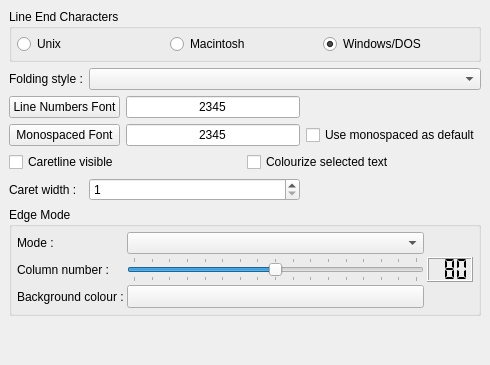
         <widget class="QWidget" name="wEditorStyle" >
          <attribute name="title" >
           <string>Style</string>
          </attribute>
          <layout class="QGridLayout" >
           <property name="margin" >
            <number>9</number>
           </property>
           <property name="spacing" >
            <number>6</number>
           </property>
           <item row="7" column="0" colspan="4" >
            <spacer>
             <property name="orientation" >
              <enum>Qt::Vertical</enum>
             </property>
             <property name="sizeHint" >
              <size>
               <width>441</width>
               <height>40</height>
              </size>
             </property>
            </spacer>
           </item>
           <item row="4" column="0" colspan="4" >
            <layout class="QHBoxLayout" >
             <property name="margin" >
              <number>0</number>
             </property>
             <property name="spacing" >
              <number>3</number>
             </property>
             <item>
              <widget class="QCheckBox" name="cbStyleCaretLineVisible" >
               <property name="text" >
                <string>Caretline visible</string>
               </property>
              </widget>
             </item>
             <item>
              <widget class="QCheckBox" name="cbStyleColourizeSelectedText" >
               <property name="text" >
                <string>Colourize selected text</string>
               </property>
              </widget>
             </item>
            </layout>
           </item>
           <item row="0" column="0" colspan="4" >
            <widget class="QGroupBox" name="gbStyleLineEndCharacters" >
             <property name="title" >
              <string>Line End Characters</string>
             </property>
             <layout class="QHBoxLayout" >
              <property name="margin" >
               <number>5</number>
              </property>
              <property name="spacing" >
               <number>3</number>
              </property>
              <item>
               <widget class="QRadioButton" name="rbStyleUnix" >
                <property name="text" >
                 <string>Unix</string>
                </property>
               </widget>
              </item>
              <item>
               <widget class="QRadioButton" name="rbStyleMacintosh" >
                <property name="text" >
                 <string>Macintosh</string>
                </property>
               </widget>
              </item>
              <item>
               <widget class="QRadioButton" name="rbStyleWindowsDOS" >
                <property name="text" >
                 <string>Windows/DOS</string>
                </property>
                <property name="checked" >
                 <bool>true</bool>
                </property>
               </widget>
              </item>
             </layout>
            </widget>
           </item>
           <item row="1" column="1" colspan="3" >
            <widget class="QComboBox" name="cbStyleFoldingStyle" >
             <property name="sizePolicy" >
              <sizepolicy>
               <hsizetype>7</hsizetype>
               <vsizetype>0</vsizetype>
               <horstretch>0</horstretch>
               <verstretch>0</verstretch>
              </sizepolicy>
             </property>
            </widget>
           </item>
           <item row="2" column="0" colspan="2" >
            <widget class="QPushButton" name="pbStyleLineNumbersFont" >
             <property name="text" >
              <string>Line Numbers Font</string>
             </property>
            </widget>
           </item>
           <item row="2" column="2" >
            <widget class="QLineEdit" name="leStyleLineNumbersFont" >
             <property name="text" >
              <string>2345</string>
             </property>
             <property name="alignment" >
              <set>Qt::AlignHCenter</set>
             </property>
             <property name="readOnly" >
              <bool>true</bool>
             </property>
            </widget>
           </item>
           <item row="3" column="0" colspan="2" >
            <widget class="QPushButton" name="pbStyleMonospacedFont" >
             <property name="text" >
              <string>Monospaced Font</string>
             </property>
            </widget>
           </item>
           <item row="3" column="2" >
            <widget class="QLineEdit" name="leStyleMonospacedFont" >
             <property name="text" >
              <string>2345</string>
             </property>
             <property name="alignment" >
              <set>Qt::AlignHCenter</set>
             </property>
             <property name="readOnly" >
              <bool>true</bool>
             </property>
            </widget>
           </item>
           <item row="3" column="3" >
            <widget class="QCheckBox" name="cbStyleUseMonospacedAsDefault" >
             <property name="text" >
              <string>Use monospaced as default</string>
             </property>
            </widget>
           </item>
           <item row="1" column="0" >
            <widget class="QLabel" name="lStyleFoldingStyle" >
             <property name="text" >
              <string>Folding style :</string>
             </property>
            </widget>
           </item>
           <item row="5" column="1" colspan="2" >
            <widget class="QSpinBox" name="sbStyleCaretWidth" >
             <property name="maximum" >
              <number>3</number>
             </property>
             <property name="minimum" >
              <number>1</number>
             </property>
             <property name="value" >
              <number>1</number>
             </property>
            </widget>
           </item>
           <item row="5" column="0" >
            <widget class="QLabel" name="lStyleCaretWidth" >
             <property name="text" >
              <string>Caret width :</string>
             </property>
            </widget>
           </item>
           <item row="6" column="0" colspan="4" >
            <widget class="QGroupBox" name="gbStyleEdgeMode" >
             <property name="title" >
              <string>Edge Mode</string>
             </property>
             <layout class="QGridLayout" >
              <property name="margin" >
               <number>5</number>
              </property>
              <property name="spacing" >
               <number>3</number>
              </property>
              <item row="2" column="1" >
               <widget class="QToolButton" name="tbStyleEdgeModeBackgroundColour" >
                <property name="sizePolicy" >
                 <sizepolicy>
                  <hsizetype>1</hsizetype>
                  <vsizetype>0</vsizetype>
                  <horstretch>0</horstretch>
                  <verstretch>0</verstretch>
                 </sizepolicy>
                </property>
                <property name="iconSize" >
                 <size>
                  <width>48</width>
                  <height>16</height>
                 </size>
                </property>
               </widget>
              </item>
              <item row="2" column="0" >
               <widget class="QLabel" name="lStyleBackgroundColor" >
                <property name="text" >
                 <string>Background colour :</string>
                </property>
               </widget>
              </item>
              <item row="1" column="0" >
               <widget class="QLabel" name="lStyleColumnNumber" >
                <property name="text" >
                 <string>Column number :</string>
                </property>
               </widget>
              </item>
              <item row="1" column="2" >
               <widget class="QLCDNumber" name="lnStyleEdgeColumnNumber" >
                <property name="numDigits" >
                 <number>3</number>
                </property>
                <property name="segmentStyle" >
                 <enum>QLCDNumber::Flat</enum>
                </property>
                <property name="value" stdset="0" >
                 <double>80.000000000000000</double>
                </property>
               </widget>
              </item>
              <item row="1" column="1" >
               <widget class="QSlider" name="sStyleEdgeModeColumnNumber" >
                <property name="maximum" >
                 <number>160</number>
                </property>
                <property name="value" >
                 <number>80</number>
                </property>
                <property name="orientation" >
                 <enum>Qt::Horizontal</enum>
                </property>
                <property name="tickPosition" >
                 <enum>QSlider::TicksBothSides</enum>
                </property>
                <property name="tickInterval" >
                 <number>10</number>
                </property>
               </widget>
              </item>
              <item row="0" column="0" >
               <widget class="QLabel" name="lStyleEdgeMode" >
                <property name="text" >
                 <string>Mode :</string>
                </property>
               </widget>
              </item>
              <item row="0" column="1" >
               <widget class="QComboBox" name="cbStyleEdgeMode" />
              </item>
             </layout>
            </widget>
           </item>
          </layout>
         </widget>
